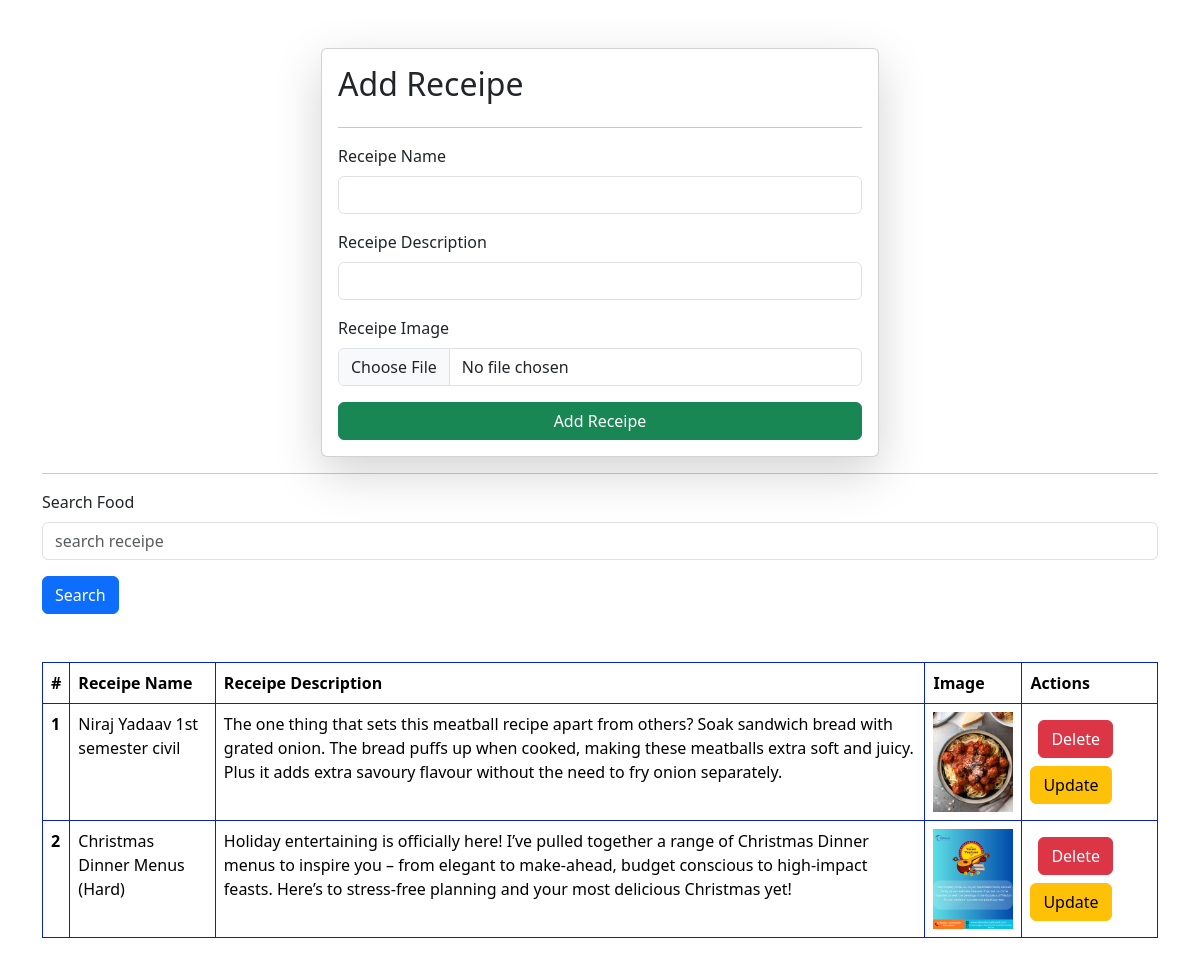
The app's page /receipes/, older data.
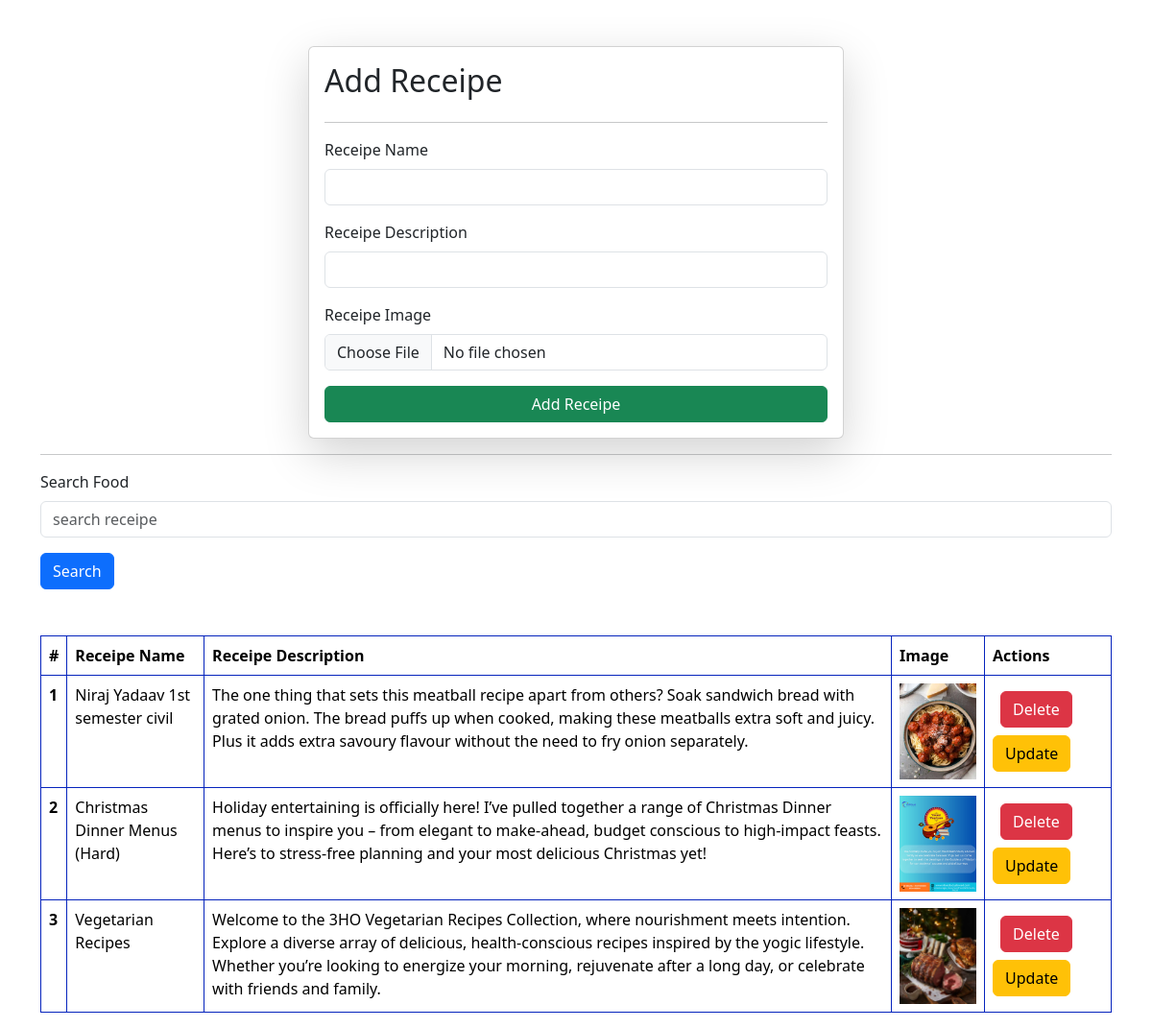
The same page, newer data.
### vege/models.py (models this page shows)
class Receipe(models.Model):
    user = models.ForeignKey(User, on_delete = models.SET_NULL, null = True, blank= True)
    receipe_name = models.CharField(max_length= 100)
    receipe_description = models.TextField()
    receipe_image = models.ImageField(upload_to="receipe")

### vege/views.py (the view, shortened to what this page needs)
# urls.py: path('receipes/', receipes, name= 'receipes'),
def receipes(request):
    queryset = Receipe.objects.all()
    if request.GET.get('search'):
        queryset = queryset.filter(receipe_name__icontains=request.GET.get('search'))
    context = {'receipes': queryset}
    return render(request, "receipes.html", context)

### vege/templates/receipes.html (shortened to what this page needs)
{% extends 'base.html' %} {% block start %}
<div class="container mt-5">
  <form
    class="col-6 mx-auto card p-3 shadow-lg"
    method="post"
    enctype="multipart/form-data"
  >
    <h2>Add Receipe</h2>
    <hr />
    <div class="mb-3">
      <label for="exampleInputEmail1" class="form-label">Receipe Name</label>
      <input
        type="text"
        required="text"
        name="receipe_name"
        class="form-control"
      />
    </div>
    <div class="mb-3">
      <label for="exampleInputPassword1" class="form-label"
        >Receipe Description</label
      >
      <input
        type="text"
        required_type="text"
        name="receipe_description"
        class="form-control"
      />
    </div>
    <div class="mb-3">
      <label for="exampleInputPassword1" class="form-label"
        >Receipe Image</label
      >
      <input type="file" name="receipe_image" class="form-control" />
    </div>
    <button type="submit" class="btn btn-success">Add Receipe</button>
  </form>
  <hr />
  <div class="mt-3">
    <div class="mx-auto-col-6">
      <form>
        <div class="mb-3">
          <label for="exampleInputPassword1" class="form-label"
            >Search Food</label
          >
          <input
            name="search"
            type="text"
            placeholder="search receipe"
            class="form-control"
          />
        </div>
        <button type="submit" class="btn btn-primary">Search</button>
      </form>
    </div>
  </div>
  <table class="table mt-5">
    <thead>
      <tr>
        <th scope="col">#</th>
        <th scope="col">Receipe Name</th>
        <th scope="col">Receipe Description</th>
        <th scope="col">Image</th>
        <th scope="col">Actions</th>
      </tr>
    </thead>
    <tbody>
      {% for receipe in receipes %}
      <tr>
        <th scope="row">{{forloop.counter}}</th>
        <td>{{receipe.receipe_name}}</td>
        <td>{{receipe.receipe_description}}</td>
        <td>
          <img src="/media/{{receipe.receipe_image}}" style="height: 100px" />
        </td>
        <td>
          <a href="/delete_receipe/{{receipe.id}}" class="btn btn-danger m-2">
            Delete
          </a>
          <a href="/update_receipe/{{receipe.id}}" class="btn btn-warning">
            Update
          </a>
        </td>
      </tr>
      {% endfor %}
    </tbody>
  </table>
</div>
{% endblock %}

### home/templates/base.html (shortened to what this page needs)
<!DOCTYPE html>
<html lang="en">
  <head>
    <link href="https://cdn.jsdelivr.net/npm/bootstrap@5.3.8/dist/css/bootstrap.min.css"
     rel="stylesheet"
>
  </head>
  <body>
    {% block start %}
    {% endblock %}
  </body>
</html>

### home/templates/base.html (style rules this page uses)
table, th, td { border: 1px solid rgb(6, 36, 189); }

Row changes from the older to the newer data that the page shows:
added Receipe: receipe_name "Vegetarian Recipes", receipe_description "Welcome to the 3HO Vegetarian Recipes Collection, where nourishment meets intention. Explore a diverse array of delicious, health-conscious recipes inspired by the yogic lifestyle. Whether you’re looking to energize your morning, rejuvenate after a long day, or celebrate with friends and family.", receipe_image (picture)
